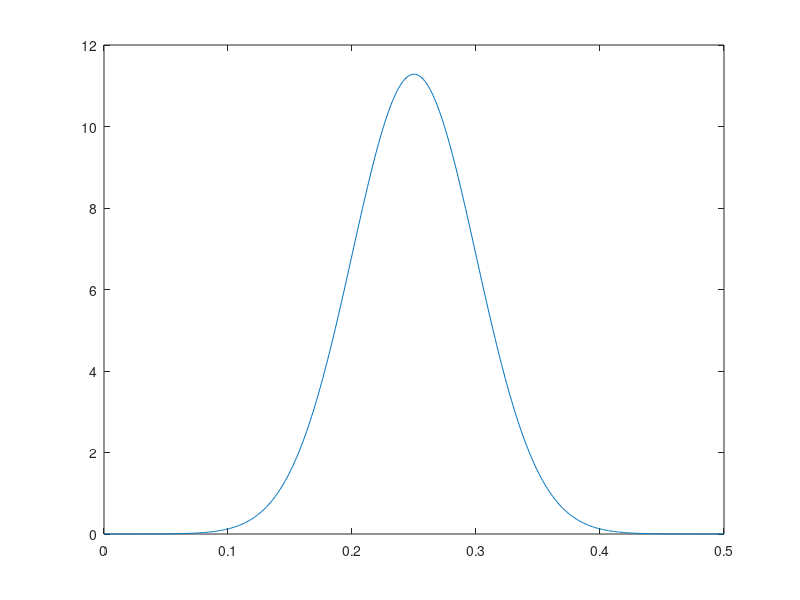
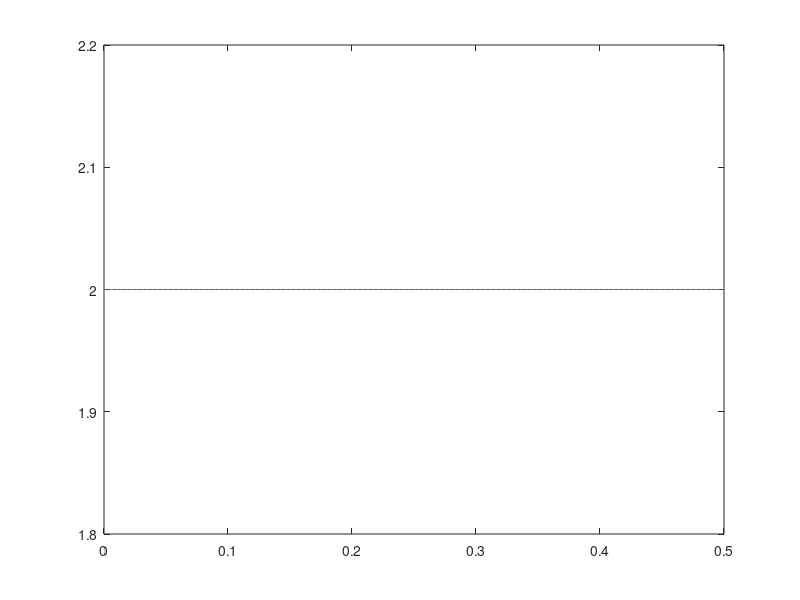
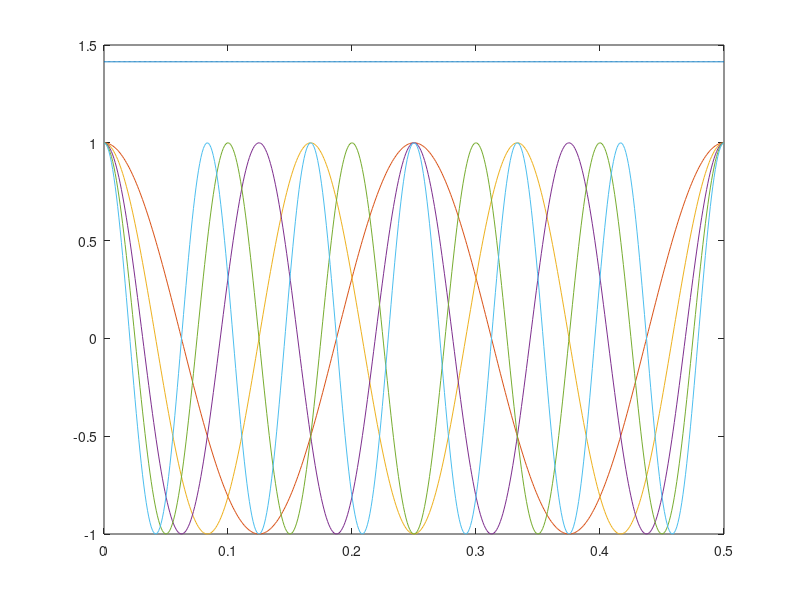
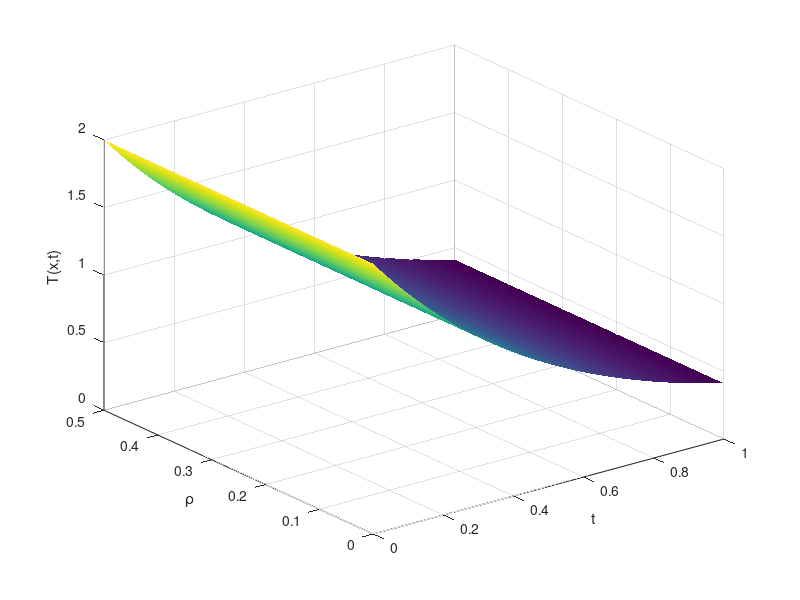

MATLAB code to generate these figures, in order:
clc; clear all; close all
L = .5; % Spatial length
t_start = 0.0; t_end = 1;
rho_start = 0; rho_end = L; % 1200 for discrete time
Time = 1; % Time length
a = 0; c = 2; % boundary conditions
n = 499; % spaces in spatial length (grid points = n + 1)
m = 1000; % time points
t = linspace(t_start,t_end - t_end/m ,m);
rho = linspace(rho_start,rho_end,n+1)';
r = 5;
C = eye(r+1);
gamma =  1e-2;
C1 = -gamma * (2*pi/L)^2;
diagonal = 1:(r+1);
diagonal = diagonal .* diagonal;
A = C1*diag(diagonal);
phi_k = zeros(r+1,length(rho));

for i = 1:r+1
    phi_k(i,:) = (i>1)*(sqrt(2/L)/c*cos(2*i*pi*rho/L)) + (i == 1)*1/sqrt(L);
end
sigma = .05; mu = L/2; K = 1;
Pdep = K * 1/(sigma*sqrt(pi))*exp(-(1/2)*(rho-mu).^2/sigma.^2);
T0_init = c + 0 * K * 1/(sigma*sqrt(pi))*exp(-(1/2)*(rho-mu).^2/sigma.^2);
% T0_init = @(rho) cos(2*pi*rho*3/L/4);
figure(1)
plot(rho,Pdep);
T0 = T0_init;
figure(2);
plot(rho,T0);
T = zeros(n+1,m);
T(:,1) = T0; Ti = zeros(n+1,m);
a0 = zeros(r+1,1);
B = zeros(r+1,1);

figure(3)
for i = 1:r+1
    B(i) = trapz(rho,Pdep'.*phi_k(i,:));
    a0(i) = trapz(rho,T0_init'.*phi_k(i,:));
    plot(rho,phi_k(i,:)); hold on
end
hold off;


Test = zeros(n+1,1); Test_j = Test;
for i = 1:r
    for j = 1:length(rho)
        Test_j(j) = a0(i)*phi_k(i+1,j);
    end
    Test = Test + Test_j;
    Test_j = zeros(n+1,1);
end
figure(4)
plot(Test)
%%
sys = ss(A,B,C,[]);
u = 0*(sin(2*pi*7*t) + sin(2*pi*9*t) + 3);
a = lsim(sys,u,t,a0); a = a';


for i = 1:r+1
    for j = 1:length(rho)
        Ti(j,2:end) = a(i,2:end)*phi_k(i,j);
    end
    T = T + Ti;
    Ti = zeros(n+1,m);
end

figure(4)
h = surf(t,rho,T)
set(h,'LineStyle','none')
xlabel('t ')
ylabel('\rho')
zlabel('T(x,t)')
